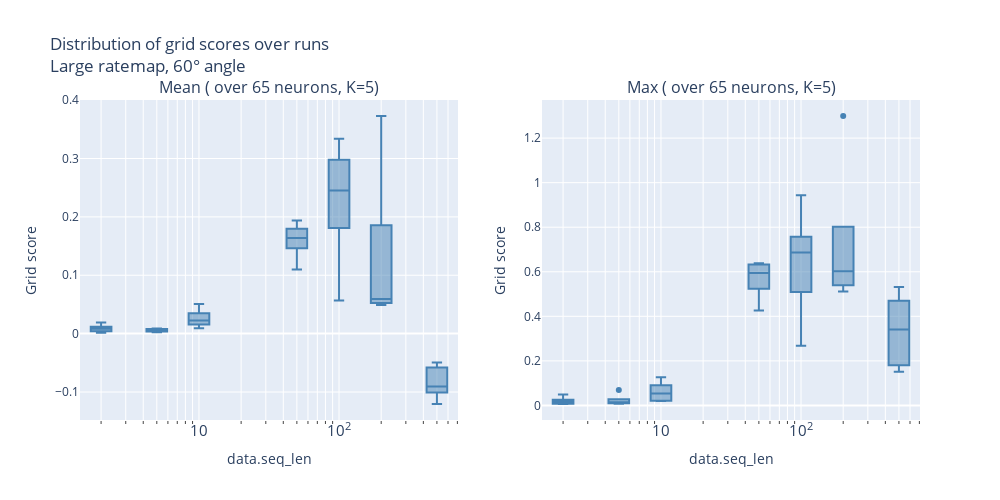
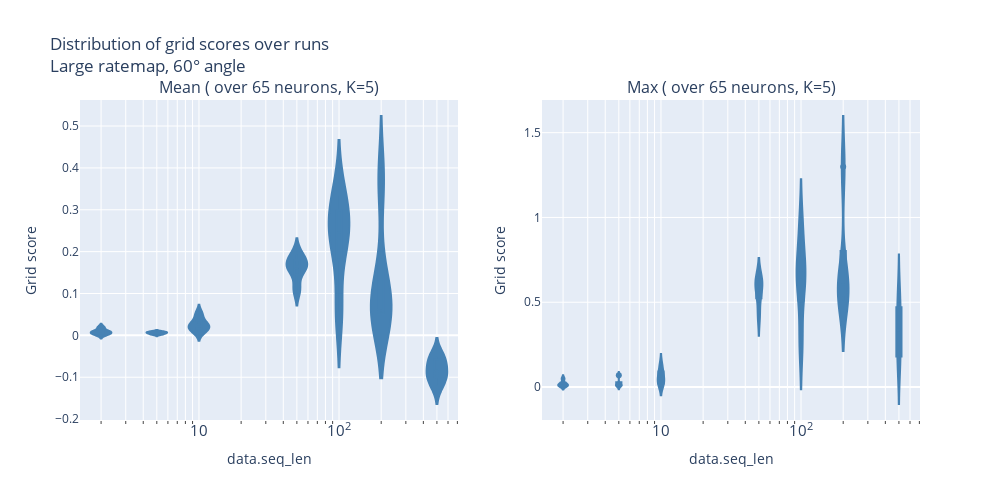
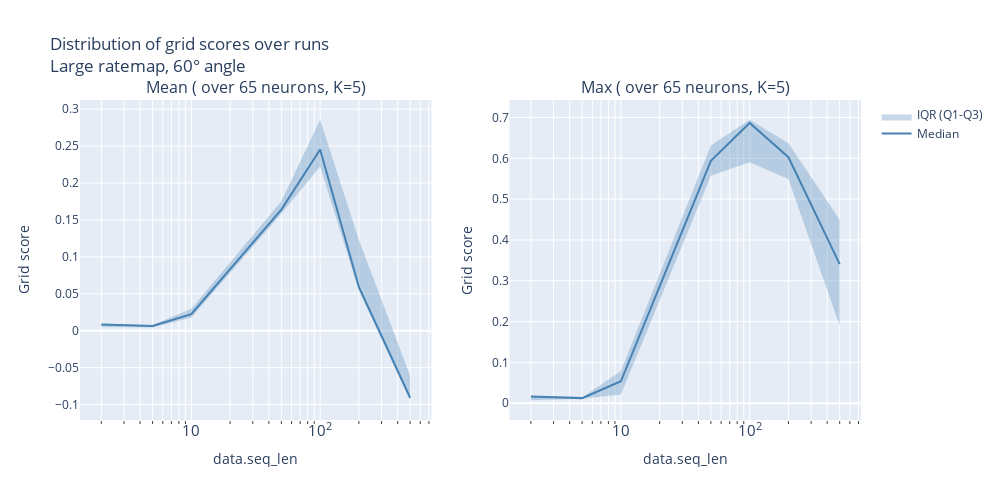
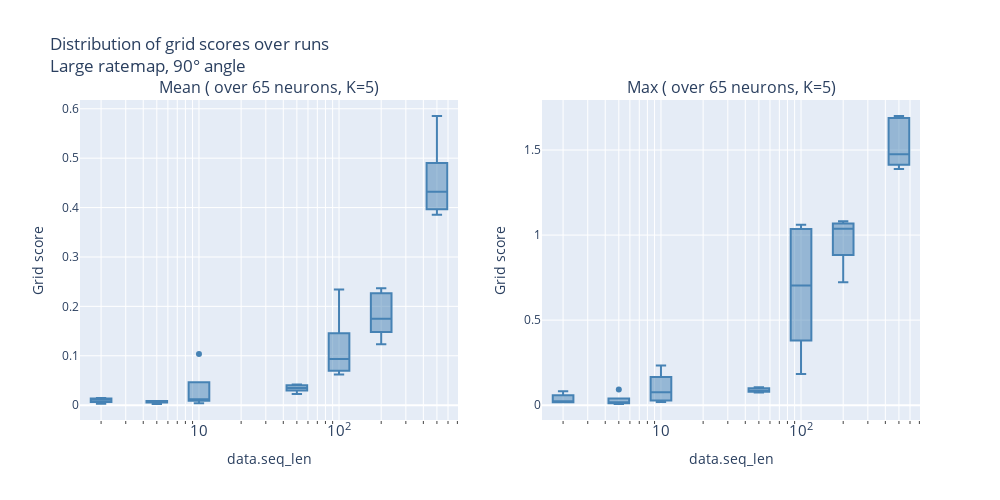

Source (notebook cell) for these figures, in order:
### Markdown cell above
# Sweep score distributions

### Code cell
from analysis import sweep_score_distributions_mlflow

PARENT_RUN_ID = "88b33e9d84894d87bbcb9422a4a7c54a"
TRACKING_URI = "sqlite:///mlruns.db"

print(f"Generating sweep score distributions for parent run: {PARENT_RUN_ID}")
figures = sweep_score_distributions_mlflow(
    parent_run_id=PARENT_RUN_ID,
    x_param="data.seq_len",
    log_x=True,
    tracking_uri=TRACKING_URI,
)
for name, fig in figures.items():
    fig.show()

### Figure 1 — Plotly figure (JSON) as saved in the notebook; plotly's stock layout.template omitted (floating-point values rounded to 4 significant figures)
{"data": [{"boxpoints": "outliers", "marker": {"color": "steelblue"}, "name": "2.0", "showlegend": false, "type": "box", "x": [2, 2, 2, 2, 2], "xaxis": "x", "y": [0.00916, 0.004889, 0.008358, 0.001409, 0.01906], "yaxis": "y"}, {"boxpoints": "outliers", "marker": {"color": "steelblue"}, "name": "5.0", "showlegend": false, "type": "box", "x": [5, 5, 5, 5, 5], "xaxis": "x", "y": [0.006474, 0.004343, 0.008901, 0.007763, 0.002216], "yaxis": "y"}, {"boxpoints": "outliers", "marker": {"color": "steelblue"}, "name": "10.0", "showlegend": false, "type": "box", "x": [10, 10, 10, 10, 10], "xaxis": "x", "y": [0.01794, 0.009182, 0.02973, 0.05094, 0.02244], "yaxis": "y"}, {"boxpoints": "outliers", "marker": {"color": "steelblue"}, "name": "50.0", "showlegend": false, "type": "box", "x": [50, 50, 50, 50, 50], "xaxis": "x", "y": [0.1097, 0.1639, 0.1939, 0.1584, 0.1751], "yaxis": "y"}, {"boxpoints": "outliers", "marker": {"color": "steelblue"}, "name": "100.0", "showlegend": false, "type": "box", "x": [100, 100, 100, 100, 100], "xaxis": "x", "y": [0.05683, 0.2223, 0.2856, 0.2454, 0.334], "yaxis": "y"}, {"boxpoints": "outliers", "marker": {"color": "steelblue"}, "name": "200.0", "showlegend": false, "type": "box", "x": [200, 200, 200, 200, 200], "xaxis": "x", "y": [0.3728, 0.1231, 0.05391, 0.05925, 0.0489], "yaxis": "y"}, {"boxpoints": "outliers", "marker": {"color": "steelblue"}, "name": "500.0", "showlegend": false, "type": "box", "x": [500, 500, 500, 500, 500], "xaxis": "x", "y": [-0.04963, -0.06111, -0.09419, -0.1206, -0.09077], "yaxis": "y"}, {"boxpoints": "outliers", "marker": {"color": "steelblue"}, "name": "2.0", "showlegend": false, "type": "box", "x": [2, 2, 2, 2, 2], "xaxis": "x2", "y": [0.01632, 0.007249, 0.01701, 0.006363, 0.04911], "yaxis": "y2"}, {"boxpoints": "outliers", "marker": {"color": "steelblue"}, "name": "5.0", "showlegend": false, "type": "box", "x": [5, 5, 5, 5, 5], "xaxis": "x2", "y": [0.01246, 0.01098, 0.01386, 0.06909, 0.007447], "yaxis": "y2"}, {"boxpoints": "outliers", "marker": {"color": "steelblue"}, "name": "10.0", "showlegend": false, "type": "box", "x": [10, 10, 10, 10, 10], "xaxis": "x2", "y": [0.02126, 0.01987, 0.0537, 0.1269, 0.07905], "yaxis": "y2"}, {"boxpoints": "outliers", "marker": {"color": "steelblue"}, "name": "50.0", "showlegend": false, "type": "box", "x": [50, 50, 50, 50, 50], "xaxis": "x2", "y": [0.426, 0.6378, 0.6313, 0.5571, 0.5939], "yaxis": "y2"}, {"boxpoints": "outliers", "marker": {"color": "steelblue"}, "name": "100.0", "showlegend": false, "type": "box", "x": [100, 100, 100, 100, 100], "xaxis": "x2", "y": [0.2681, 0.5903, 0.6868, 0.6946, 0.944], "yaxis": "y2"}, {"boxpoints": "outliers", "marker": {"color": "steelblue"}, "name": "200.0", "showlegend": false, "type": "box", "x": [200, 200, 200, 200, 200], "xaxis": "x2", "y": [1.299, 0.6027, 0.637, 0.5494, 0.5112], "yaxis": "y2"}, {"boxpoints": "outliers", "marker": {"color": "steelblue"}, "name": "500.0", "showlegend": false, "type": "box", "x": [500, 500, 500, 500, 500], "xaxis": "x2", "y": [0.3407, 0.4495, 0.1901, 0.1508, 0.5314], "yaxis": "y2"}], "layout": {"annotations": [{"font": {"size": 16}, "showarrow": false, "text": "Mean ( over 65 neurons, K=5)", "x": 0.225, "xanchor": "center", "xref": "paper", "y": 1, "yanchor": "bottom", "yref": "paper"}, {"font": {"size": 16}, "showarrow": false, "text": "Max ( over 65 neurons, K=5)", "x": 0.775, "xanchor": "center", "xref": "paper", "y": 1, "yanchor": "bottom", "yref": "paper"}], "height": 500, "title": {"text": "Distribution of grid scores over runs<br>Large ratemap, 60° angle"}, "width": 1000, "xaxis": {"anchor": "y", "domain": [0, 0.45], "dtick": 1, "exponentformat": "power", "gridcolor": "white", "minor": {"dtick": "D1", "gridcolor": "white", "showgrid": true, "ticks": "outside"}, "showgrid": true, "title": {"text": "data.seq_len"}, "type": "log"}, "xaxis2": {"anchor": "y2", "domain": [0.55, 1], "dtick": 1, "exponentformat": "power", "gridcolor": "white", "minor": {"dtick": "D1", "gridcolor": "white", "showgrid": true, "ticks": "outside"}, "showgrid": true, "title": {"text": "data.seq_len"}, "type": "log"}, "yaxis": {"anchor": "x", "domain": [0, 1], "title": {"text": "Grid score"}}, "yaxis2": {"anchor": "x2", "domain": [0, 1], "title": {"text": "Grid score"}}}}

### Figure 2 — Plotly figure (JSON) as saved in the notebook; plotly's stock layout.template omitted (floating-point values rounded to 4 significant figures)
{"data": [{"box": {"visible": true}, "fillcolor": "steelblue", "line": {"color": "steelblue"}, "meanline": {"visible": true}, "name": "2.0", "showlegend": false, "type": "violin", "x": [2, 2, 2, 2, 2], "xaxis": "x", "y": [0.00916, 0.004889, 0.008358, 0.001409, 0.01906], "yaxis": "y"}, {"box": {"visible": true}, "fillcolor": "steelblue", "line": {"color": "steelblue"}, "meanline": {"visible": true}, "name": "5.0", "showlegend": false, "type": "violin", "x": [5, 5, 5, 5, 5], "xaxis": "x", "y": [0.006474, 0.004343, 0.008901, 0.007763, 0.002216], "yaxis": "y"}, {"box": {"visible": true}, "fillcolor": "steelblue", "line": {"color": "steelblue"}, "meanline": {"visible": true}, "name": "10.0", "showlegend": false, "type": "violin", "x": [10, 10, 10, 10, 10], "xaxis": "x", "y": [0.01794, 0.009182, 0.02973, 0.05094, 0.02244], "yaxis": "y"}, {"box": {"visible": true}, "fillcolor": "steelblue", "line": {"color": "steelblue"}, "meanline": {"visible": true}, "name": "50.0", "showlegend": false, "type": "violin", "x": [50, 50, 50, 50, 50], "xaxis": "x", "y": [0.1097, 0.1639, 0.1939, 0.1584, 0.1751], "yaxis": "y"}, {"box": {"visible": true}, "fillcolor": "steelblue", "line": {"color": "steelblue"}, "meanline": {"visible": true}, "name": "100.0", "showlegend": false, "type": "violin", "x": [100, 100, 100, 100, 100], "xaxis": "x", "y": [0.05683, 0.2223, 0.2856, 0.2454, 0.334], "yaxis": "y"}, {"box": {"visible": true}, "fillcolor": "steelblue", "line": {"color": "steelblue"}, "meanline": {"visible": true}, "name": "200.0", "showlegend": false, "type": "violin", "x": [200, 200, 200, 200, 200], "xaxis": "x", "y": [0.3728, 0.1231, 0.05391, 0.05925, 0.0489], "yaxis": "y"}, {"box": {"visible": true}, "fillcolor": "steelblue", "line": {"color": "steelblue"}, "meanline": {"visible": true}, "name": "500.0", "showlegend": false, "type": "violin", "x": [500, 500, 500, 500, 500], "xaxis": "x", "y": [-0.04963, -0.06111, -0.09419, -0.1206, -0.09077], "yaxis": "y"}, {"box": {"visible": true}, "fillcolor": "steelblue", "line": {"color": "steelblue"}, "meanline": {"visible": true}, "name": "2.0", "showlegend": false, "type": "violin", "x": [2, 2, 2, 2, 2], "xaxis": "x2", "y": [0.01632, 0.007249, 0.01701, 0.006363, 0.04911], "yaxis": "y2"}, {"box": {"visible": true}, "fillcolor": "steelblue", "line": {"color": "steelblue"}, "meanline": {"visible": true}, "name": "5.0", "showlegend": false, "type": "violin", "x": [5, 5, 5, 5, 5], "xaxis": "x2", "y": [0.01246, 0.01098, 0.01386, 0.06909, 0.007447], "yaxis": "y2"}, {"box": {"visible": true}, "fillcolor": "steelblue", "line": {"color": "steelblue"}, "meanline": {"visible": true}, "name": "10.0", "showlegend": false, "type": "violin", "x": [10, 10, 10, 10, 10], "xaxis": "x2", "y": [0.02126, 0.01987, 0.0537, 0.1269, 0.07905], "yaxis": "y2"}, {"box": {"visible": true}, "fillcolor": "steelblue", "line": {"color": "steelblue"}, "meanline": {"visible": true}, "name": "50.0", "showlegend": false, "type": "violin", "x": [50, 50, 50, 50, 50], "xaxis": "x2", "y": [0.426, 0.6378, 0.6313, 0.5571, 0.5939], "yaxis": "y2"}, {"box": {"visible": true}, "fillcolor": "steelblue", "line": {"color": "steelblue"}, "meanline": {"visible": true}, "name": "100.0", "showlegend": false, "type": "violin", "x": [100, 100, 100, 100, 100], "xaxis": "x2", "y": [0.2681, 0.5903, 0.6868, 0.6946, 0.944], "yaxis": "y2"}, {"box": {"visible": true}, "fillcolor": "steelblue", "line": {"color": "steelblue"}, "meanline": {"visible": true}, "name": "200.0", "showlegend": false, "type": "violin", "x": [200, 200, 200, 200, 200], "xaxis": "x2", "y": [1.299, 0.6027, 0.637, 0.5494, 0.5112], "yaxis": "y2"}, {"box": {"visible": true}, "fillcolor": "steelblue", "line": {"color": "steelblue"}, "meanline": {"visible": true}, "name": "500.0", "showlegend": false, "type": "violin", "x": [500, 500, 500, 500, 500], "xaxis": "x2", "y": [0.3407, 0.4495, 0.1901, 0.1508, 0.5314], "yaxis": "y2"}], "layout": {"annotations": [{"font": {"size": 16}, "showarrow": false, "text": "Mean ( over 65 neurons, K=5)", "x": 0.225, "xanchor": "center", "xref": "paper", "y": 1, "yanchor": "bottom", "yref": "paper"}, {"font": {"size": 16}, "showarrow": false, "text": "Max ( over 65 neurons, K=5)", "x": 0.775, "xanchor": "center", "xref": "paper", "y": 1, "yanchor": "bottom", "yref": "paper"}], "height": 500, "title": {"text": "Distribution of grid scores over runs<br>Large ratemap, 60° angle"}, "width": 1000, "xaxis": {"anchor": "y", "domain": [0, 0.45], "dtick": 1, "exponentformat": "power", "gridcolor": "white", "minor": {"dtick": "D1", "gridcolor": "white", "showgrid": true, "ticks": "outside"}, "showgrid": true, "title": {"text": "data.seq_len"}, "type": "log"}, "xaxis2": {"anchor": "y2", "domain": [0.55, 1], "dtick": 1, "exponentformat": "power", "gridcolor": "white", "minor": {"dtick": "D1", "gridcolor": "white", "showgrid": true, "ticks": "outside"}, "showgrid": true, "title": {"text": "data.seq_len"}, "type": "log"}, "yaxis": {"anchor": "x", "domain": [0, 1], "title": {"text": "Grid score"}}, "yaxis2": {"anchor": "x2", "domain": [0, 1], "title": {"text": "Grid score"}}}}

### Figure 3 — Plotly figure (JSON) as saved in the notebook; plotly's stock layout.template omitted (floating-point values rounded to 4 significant figures)
{"data": [{"fill": "toself", "fillcolor": "rgba(70, 130, 180, 0.3)", "line": {"color": "rgba(255,255,255,0)"}, "name": "IQR (Q1-Q3)", "showlegend": true, "type": "scatter", "x": [2, 5, 10, 50, 100, 200, 500, 500, 200, 100, 50, 10, 5, 2], "xaxis": "x", "y": [0.00916, 0.007763, 0.02973, 0.1751, 0.2856, 0.1231, -0.06111, -0.09419, 0.05391, 0.2223, 0.1584, 0.01794, 0.004343, 0.004889], "yaxis": "y"}, {"line": {"color": "steelblue", "width": 2}, "mode": "lines", "name": "Median", "showlegend": true, "type": "scatter", "x": [2, 5, 10, 50, 100, 200, 500], "xaxis": "x", "y": [0.008358, 0.006474, 0.02244, 0.1639, 0.2454, 0.05925, -0.09077], "yaxis": "y"}, {"fill": "toself", "fillcolor": "rgba(70, 130, 180, 0.3)", "line": {"color": "rgba(255,255,255,0)"}, "name": "IQR (Q1-Q3)", "showlegend": false, "type": "scatter", "x": [2, 5, 10, 50, 100, 200, 500, 500, 200, 100, 50, 10, 5, 2], "xaxis": "x2", "y": [0.01701, 0.01386, 0.07905, 0.6313, 0.6946, 0.637, 0.4495, 0.1901, 0.5494, 0.5903, 0.5571, 0.02126, 0.01098, 0.007249], "yaxis": "y2"}, {"line": {"color": "steelblue", "width": 2}, "mode": "lines", "name": "Median", "showlegend": false, "type": "scatter", "x": [2, 5, 10, 50, 100, 200, 500], "xaxis": "x2", "y": [0.01632, 0.01246, 0.0537, 0.5939, 0.6868, 0.6027, 0.3407], "yaxis": "y2"}], "layout": {"annotations": [{"font": {"size": 16}, "showarrow": false, "text": "Mean ( over 65 neurons, K=5)", "x": 0.225, "xanchor": "center", "xref": "paper", "y": 1, "yanchor": "bottom", "yref": "paper"}, {"font": {"size": 16}, "showarrow": false, "text": "Max ( over 65 neurons, K=5)", "x": 0.775, "xanchor": "center", "xref": "paper", "y": 1, "yanchor": "bottom", "yref": "paper"}], "height": 500, "title": {"text": "Distribution of grid scores over runs<br>Large ratemap, 60° angle"}, "width": 1000, "xaxis": {"anchor": "y", "domain": [0, 0.45], "dtick": 1, "exponentformat": "power", "gridcolor": "white", "minor": {"dtick": "D1", "gridcolor": "white", "showgrid": true, "ticks": "outside"}, "showgrid": true, "title": {"text": "data.seq_len"}, "type": "log"}, "xaxis2": {"anchor": "y2", "domain": [0.55, 1], "dtick": 1, "exponentformat": "power", "gridcolor": "white", "minor": {"dtick": "D1", "gridcolor": "white", "showgrid": true, "ticks": "outside"}, "showgrid": true, "title": {"text": "data.seq_len"}, "type": "log"}, "yaxis": {"anchor": "x", "domain": [0, 1], "title": {"text": "Grid score"}}, "yaxis2": {"anchor": "x2", "domain": [0, 1], "title": {"text": "Grid score"}}}}

### Figure 4 — Plotly figure (JSON) as saved in the notebook; plotly's stock layout.template omitted (floating-point values rounded to 4 significant figures)
{"data": [{"boxpoints": "outliers", "marker": {"color": "steelblue"}, "name": "2.0", "showlegend": false, "type": "box", "x": [2, 2, 2, 2, 2], "xaxis": "x", "y": [0.01436, 0.007535, 0.01313, 0.00272, 0.01117], "yaxis": "y"}, {"boxpoints": "outliers", "marker": {"color": "steelblue"}, "name": "5.0", "showlegend": false, "type": "box", "x": [5, 5, 5, 5, 5], "xaxis": "x", "y": [0.008578, 0.007623, 0.002348, 0.006495, 0.008275], "yaxis": "y"}, {"boxpoints": "outliers", "marker": {"color": "steelblue"}, "name": "10.0", "showlegend": false, "type": "box", "x": [10, 10, 10, 10, 10], "xaxis": "x", "y": [0.1036, 0.004033, 0.01221, 0.01052, 0.027], "yaxis": "y"}, {"boxpoints": "outliers", "marker": {"color": "steelblue"}, "name": "50.0", "showlegend": false, "type": "box", "x": [50, 50, 50, 50, 50], "xaxis": "x", "y": [0.03497, 0.04208, 0.03991, 0.02264, 0.03169], "yaxis": "y"}, {"boxpoints": "outliers", "marker": {"color": "steelblue"}, "name": "100.0", "showlegend": false, "type": "box", "x": [100, 100, 100, 100, 100], "xaxis": "x", "y": [0.2342, 0.1162, 0.07187, 0.09343, 0.06205], "yaxis": "y"}, {"boxpoints": "outliers", "marker": {"color": "steelblue"}, "name": "200.0", "showlegend": false, "type": "box", "x": [200, 200, 200, 200, 200], "xaxis": "x", "y": [0.2231, 0.1231, 0.1566, 0.2366, 0.1752], "yaxis": "y"}, {"boxpoints": "outliers", "marker": {"color": "steelblue"}, "name": "500.0", "showlegend": false, "type": "box", "x": [500, 500, 500, 500, 500], "xaxis": "x", "y": [0.4, 0.4585, 0.4322, 0.5854, 0.3856], "yaxis": "y"}, {"boxpoints": "outliers", "marker": {"color": "steelblue"}, "name": "2.0", "showlegend": false, "type": "box", "x": [2, 2, 2, 2, 2], "xaxis": "x2", "y": [0.05113, 0.02082, 0.01711, 0.01676, 0.08217], "yaxis": "y2"}, {"boxpoints": "outliers", "marker": {"color": "steelblue"}, "name": "5.0", "showlegend": false, "type": "box", "x": [5, 5, 5, 5, 5], "xaxis": "x2", "y": [0.0219, 0.09187, 0.006867, 0.0125, 0.01559], "yaxis": "y2"}, {"boxpoints": "outliers", "marker": {"color": "steelblue"}, "name": "10.0", "showlegend": false, "type": "box", "x": [10, 10, 10, 10, 10], "xaxis": "x2", "y": [0.2331, 0.01841, 0.1426, 0.03116, 0.07611], "yaxis": "y2"}, {"boxpoints": "outliers", "marker": {"color": "steelblue"}, "name": "50.0", "showlegend": false, "type": "box", "x": [50, 50, 50, 50, 50], "xaxis": "x2", "y": [0.0973, 0.105, 0.07406, 0.07977, 0.08434], "yaxis": "y2"}, {"boxpoints": "outliers", "marker": {"color": "steelblue"}, "name": "100.0", "showlegend": false, "type": "box", "x": [100, 100, 100, 100, 100], "xaxis": "x2", "y": [1.061, 0.4447, 0.184, 1.027, 0.7036], "yaxis": "y2"}, {"boxpoints": "outliers", "marker": {"color": "steelblue"}, "name": "200.0", "showlegend": false, "type": "box", "x": [200, 200, 200, 200, 200], "xaxis": "x2", "y": [1.082, 0.7233, 1.037, 1.064, 0.9366], "yaxis": "y2"}, {"boxpoints": "outliers", "marker": {"color": "steelblue"}, "name": "500.0", "showlegend": false, "type": "box", "x": [500, 500, 500, 500, 500], "xaxis": "x2", "y": [1.7, 1.421, 1.475, 1.685, 1.388], "yaxis": "y2"}], "layout": {"annotations": [{"font": {"size": 16}, "showarrow": false, "text": "Mean ( over 65 neurons, K=5)", "x": 0.225, "xanchor": "center", "xref": "paper", "y": 1, "yanchor": "bottom", "yref": "paper"}, {"font": {"size": 16}, "showarrow": false, "text": "Max ( over 65 neurons, K=5)", "x": 0.775, "xanchor": "center", "xref": "paper", "y": 1, "yanchor": "bottom", "yref": "paper"}], "height": 500, "title": {"text": "Distribution of grid scores over runs<br>Large ratemap, 90° angle"}, "width": 1000, "xaxis": {"anchor": "y", "domain": [0, 0.45], "dtick": 1, "exponentformat": "power", "gridcolor": "white", "minor": {"dtick": "D1", "gridcolor": "white", "showgrid": true, "ticks": "outside"}, "showgrid": true, "title": {"text": "data.seq_len"}, "type": "log"}, "xaxis2": {"anchor": "y2", "domain": [0.55, 1], "dtick": 1, "exponentformat": "power", "gridcolor": "white", "minor": {"dtick": "D1", "gridcolor": "white", "showgrid": true, "ticks": "outside"}, "showgrid": true, "title": {"text": "data.seq_len"}, "type": "log"}, "yaxis": {"anchor": "x", "domain": [0, 1], "title": {"text": "Grid score"}}, "yaxis2": {"anchor": "x2", "domain": [0, 1], "title": {"text": "Grid score"}}}}
